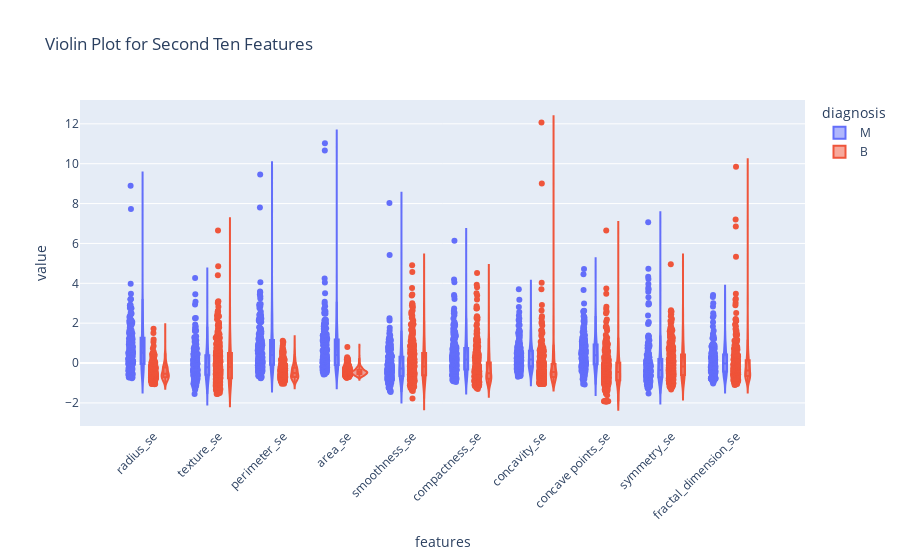

The cell this chart's notebook holds for it:
### Markdown cell above
## Violin Plots for the 'standard error' attributes

### Code cell
# Combine the data for the second ten features
data = pd.concat([y, data_n_2.iloc[:, 10:20]], axis=1)
data_melted = pd.melt(data, id_vars="diagnosis", var_name="features", value_name='value')

# Create the violin plot using Plotly
fig = px.violin(data_melted, x="features", y="value", color="diagnosis", box=True, points="all",
                title="Violin Plot for Second Ten Features")

# Rotate x-axis labels for better readability
fig.update_layout(xaxis_tickangle=-45)

# Show the plot
fig.show()

### Figure 1 — Plotly figure (JSON) as saved in the notebook; plotly's stock layout.template omitted (floating-point values rounded to 4 significant figures; data arrays with more than 128 entries replaced by an {"elided": "..."} marker saying what was removed)
{"data": [{"alignmentgroup": "True", "box": {"visible": true}, "hovertemplate": "diagnosis=M<br>features=%{x}<br>value=%{y}<extra></extra>", "legendgroup": "M", "marker": {"color": "#636efa"}, "name": "M", "offsetgroup": "M", "orientation": "v", "points": "all", "scalegroup": "True", "showlegend": true, "type": "violin", "x": {"elided": "2120 str values"}, "x0": " ", "xaxis": "x", "y": {"elided": "2120 float values"}, "y0": " ", "yaxis": "y"}, {"alignmentgroup": "True", "box": {"visible": true}, "hovertemplate": "diagnosis=B<br>features=%{x}<br>value=%{y}<extra></extra>", "legendgroup": "B", "marker": {"color": "#EF553B"}, "name": "B", "offsetgroup": "B", "orientation": "v", "points": "all", "scalegroup": "True", "showlegend": true, "type": "violin", "x": {"elided": "3570 str values"}, "x0": " ", "xaxis": "x", "y": {"elided": "3570 float values"}, "y0": " ", "yaxis": "y"}], "layout": {"legend": {"title": {"text": "diagnosis"}, "tracegroupgap": 0}, "title": {"text": "Violin Plot for Second Ten Features"}, "violinmode": "group", "xaxis": {"anchor": "y", "domain": [0, 1], "tickangle": -45, "title": {"text": "features"}}, "yaxis": {"anchor": "x", "domain": [0, 1], "title": {"text": "value"}}}}
